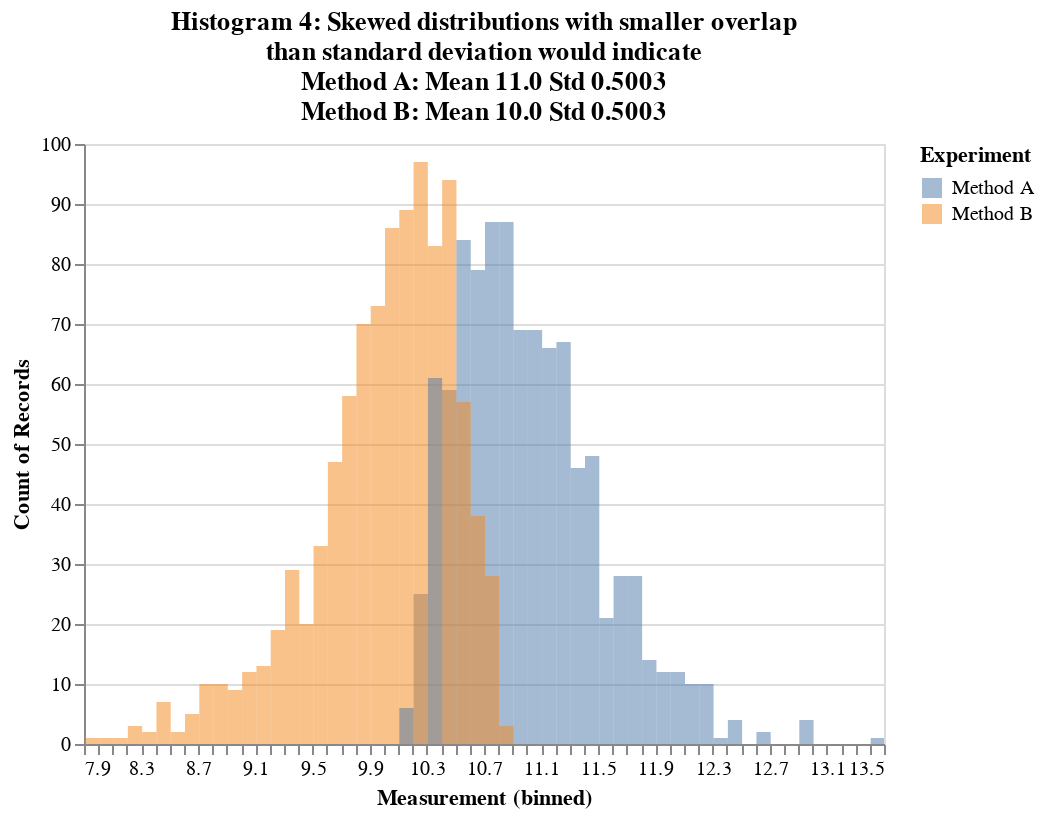

Notebook source saved alongside this figure:
### Code cell
import pandas as pd
import altair as alt
import numpy as np

df = pd.read_pickle('example4.pkl')
selection = alt.selection_interval(bind='scales')

alt.Chart(df).transform_fold(
    ['Method A', 'Method B'],
    as_=['Experiment', 'Measurement']
).mark_bar(
    opacity=0.5,
    binSpacing=0
).encode(
    alt.X('Measurement:Q', 
          bin=alt.Bin(maxbins=100)),
    alt.Y('count()', stack=None),
    alt.Color('Experiment:N')    
).properties(
    title=['Histogram 4: Skewed distributions with smaller overlap', 'than standard deviation would indicate',
           'Method A: Mean ' + f"{df['Method A'].mean():.4}"  + ' Std ' + f"{df['Method A'].std():.4}",
           'Method B: Mean ' + f"{df['Method B'].mean():.4}"  + ' Std ' + f"{df['Method B'].std():.4}"
          ]
).add_selection(
    selection
)

### Figure 1 — Vega-Lite specification as saved in the notebook (floating-point values rounded to 4 significant figures; data arrays with more than 128 entries replaced by an {"elided": "..."} marker saying what was removed)
{"config": {"view": {"continuousWidth": 400, "continuousHeight": 300}}, "data": {"name": "data-8d32aaa1fafe655b9d1bdb9e868a2318"}, "mark": {"type": "bar", "binSpacing": 0, "opacity": 0.5}, "encoding": {"color": {"field": "Experiment", "type": "nominal"}, "x": {"bin": {"maxbins": 100}, "field": "Measurement", "type": "quantitative"}, "y": {"aggregate": "count", "stack": null, "type": "quantitative"}}, "selection": {"selector005": {"type": "interval", "bind": "scales"}}, "title": ["Histogram 4: Skewed distributions with smaller overlap", "than standard deviation would indicate", "Method A: Mean 11.0 Std 0.5003", "Method B: Mean 10.0 Std 0.5003"], "transform": [{"fold": ["Method A", "Method B"], "as": ["Experiment", "Measurement"]}], "$schema": "https://vega.github.io/schema/vega-lite/v4.17.0.json", "datasets": {"data-8d32aaa1fafe655b9d1bdb9e868a2318": {"elided": "1000 records"}}}
